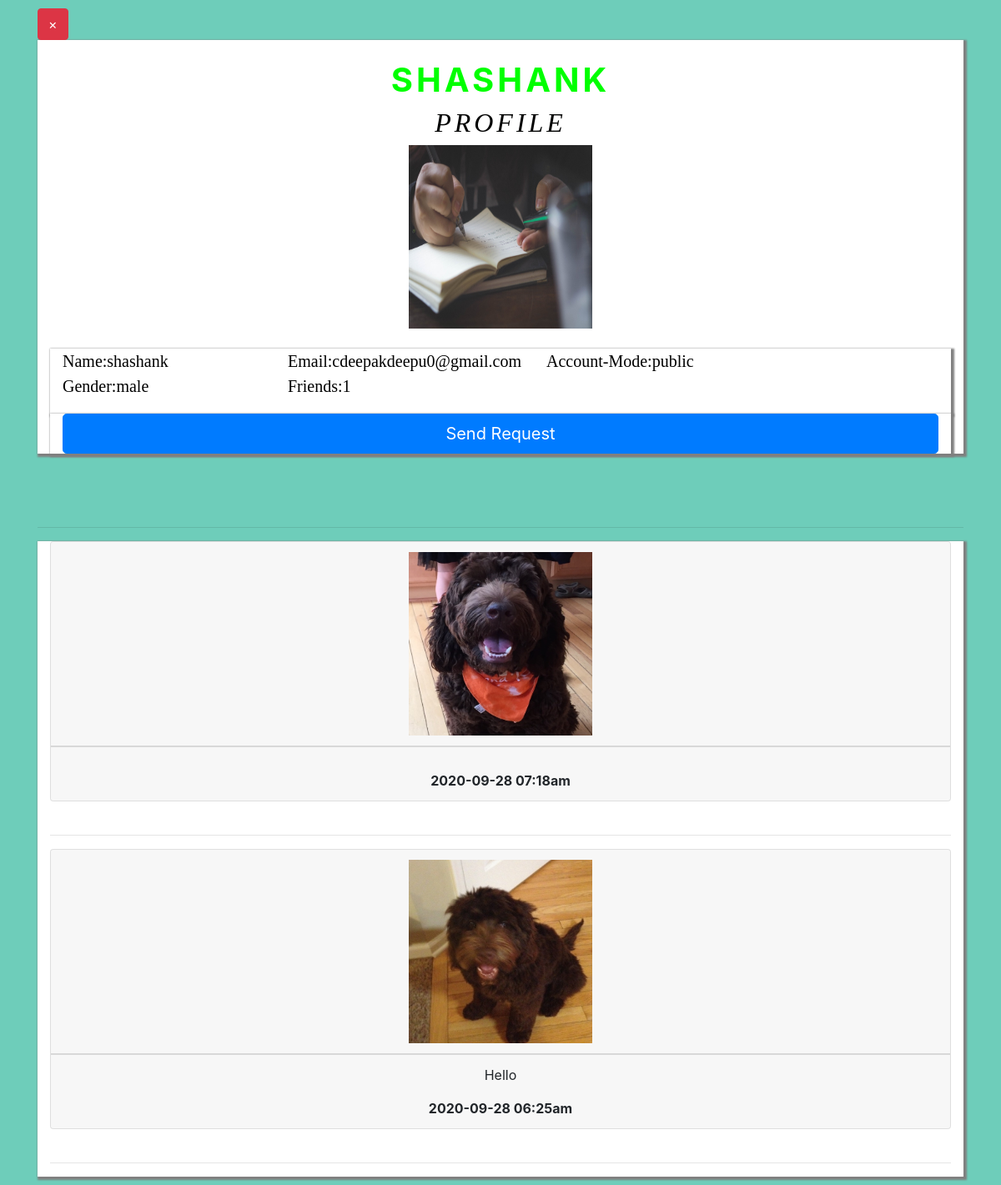
The app's page /friendpage.php?email=cdeepakdeepu0@gmail.com with its own data.
### tables this page shows
CREATE TABLE `post` (
  `images` varchar(255) DEFAULT NULL,
  `text` varchar(255) DEFAULT NULL,
  `pemail` varchar(255) DEFAULT NULL,
  `timep` timestamp(6) NOT NULL DEFAULT CURRENT_TIMESTAMP(6) ON UPDATE CURRENT_TIMESTAMP(6),
  `pid` int(255) NOT NULL
);

### friendpage.php (the view, shortened to what this page needs)
<?php
include("process.php");
$email=$_GET['email'];
?>
<!DOCTYPE html>
<html>
 <head>
 </head>
 <link rel="stylesheet" href="https://stackpath.bootstrapcdn.com/bootstrap/4.5.0/css/bootstrap.min.css">
<link rel="stylesheet" href="https://cdnjs.cloudflare.com/ajax/libs/font-awesome/4.7.0/css/font-awesome.min.css">
<body>
<div class="container  main " id="post">
<a href='userpage.php?get=view' class='btn btn-danger'>&times;</a>
   <div class="row" id="post1">
     <div class="col-12 col-sm-12 " ></br>
     <form action="" method="post" class='text-center' enctype="multipart/form-data">
      <?php
        $sl="select * from login where email='$email'";
        $result=mysqli_query($conn,$sl) or die(mysqli_error($sl));
        while($row=mysqli_fetch_array($result))
        {   ?>
        <h1 class='text-center'><?php echo $row['name']?></h1><span><h2 style="text-align:center;">Profile</h2></span>
            <?php
            if(empty($row['image']) && $row['gender']=='male')
            echo "<img src='man.jpg'>";
            else if(empty($row['image']) && $row['gender']=='female')
            echo "<img src='woman.jpg'>";
            else
            echo "<img src='image/".$row['image']."'>";
        }
      ?>
      </form>
      </div>
        <div class="col-12" class='text-left'>
        <form action="" method="post"  enctype="multipart/form-data">
      <?php
        $sl="select * from login where email='$email'";
        $result=mysqli_query($conn,$sl) or die(mysqli_error($sl));
        $rf="select * from friends where toemail='$email' and response=1 or (fremail='$email' and response=1)";
        $result2=mysqli_query($conn,$rf) or die(mysqli_error($conn));
        $count=mysqli_num_rows($result2);
        while($row=mysqli_fetch_array($result))
        {   ?>
               <div class="conatiner-fluid">
               <div class="row">
                  <div class="col-12 col-sm-3">
                 Name:<?php echo $row['name']?>
                  </div>
                  <div class="col-12 col-sm-3">
                  Email:<?php echo $row['email']?>
                  </div>
                  <div class="col-12 col-sm-3">
                  Account-Mode:<?php echo $row['mode']?>
                  </div>
                  <div class="col-12 col-sm-3">
                  Gender:<?php echo $row['gender']?>
                  </div></br>
                  <div class="col-12 col-sm-3">
                  Friends:<?php echo $count;?>
                  </div></br>
               </div>
               <div class="row">
               <div class="col-12">
              <?php
              if($email==$_SESSION['email'])
              {
                ?>
                <script>
                      document.getElementById("form").style.display="none";
                </script>
                <div class="alert alert-info text-center">
                   <strong>Your Profile</strong>
                </div>
                <?php
              }
              else
              {
                echo "<form id='form'>";
             ?>  <script>
          </script><?php
          $n=1;
            $st="select * from friends where toemail='".$_SESSION['email']."' and fremail='$email' and response='$n' or (toemail='$email' and fremail='".$_SESSION['email']."' and response='$n')";
            $resulttp=mysqli_query($conn,$st) or die(mysqli_error($conn));
            if(mysqli_num_rows($resulttp)==1)
           {?>
             <center><a href='message.php?email=<?php echo $email?>'><i class='fa fa-send fa-2x'></i></a></br></center>
           </br>
            <a  class='btn btn-success btn-lg btn-block' role='button' href=''>Friend's</a>
          <?php
            }
          else{
            $sb="select * from friends where toemail='".$_SESSION['email']."' and fremail='$email' and response=0";
            $resultsb=mysqli_query($conn,$sb) or die(mysqli_error($conn));
            if($row=mysqli_num_rows($resultsb))
            {
              ?>
           <a  class='btn btn-secondary btn-lg btn-block' role='button' href='sendrequest.php?email=<?php echo $email?>'>Respond</a>
            <?php
            }
          else
         {
              ?>
            <?php
            $sd="select * from friends where toemail='$email' and fremail='".$_SESSION['email']."'";
            $result3=mysqli_query($conn,$sd) or die(mysqli_error($conn));
             if(mysqli_num_rows($result3)==0)
            {
              ?>
           <a  class='btn btn-primary btn-lg btn-block' role='button' href='sendrequest.php?email=<?php echo $email?>'>Send Request</a>
            <?php
            }
             else
             {
            ?>
            <a class='btn btn-outline-danger btn-lg btn-block' role='button' href='sendrequest.php?email=<?php echo $email?>'>Unsend Request</a>
             <?php
             }
            ?>
               </div>
               </div>
               </div>
            <?php
              }
          }
            echo "</form>";
        }
      ?>
      <?php
        }
   ?>
        </div>
      </div>
      <hr>
      <div class='row'>
      <div class="col-12 col-sm-12 text-center">
       <?php
      $sk="select * from friends where toemail='".$_SESSION['email']."' and fremail='$email' and response=1 or (fremail='".$_SESSION['email']."' and toemail='$email'  and response=1) ";
      $resulty=mysqli_query($conn,$sk) or die(mysqli_error($conn));
      $count=mysqli_num_rows($resulty);
      if($count>0)
      {   $sh="select * from post where pemail='$email' order by timep desc";
        $resutl=mysqli_query($conn,$sh) or die(mysqli_error($conn));
        while($row=mysqli_fetch_array($resutl))
       {
          if(!empty($row['images']))
           {
             ?>
             <div class="card">
              <div class="card-header">
            <?php echo "<img class='insideimg' src='image/".$row['images']."'>"; ?>
             </div>
             <div class="card-footer">
                     <?php if(!empty($row['text'])) ?>
                       <p><?php echo $row['text']?></p>
            <b><?php
           $time=12-substr($row['timep'],11,2);
           if($time==0) $time=12;
            if($time>0 )
           echo substr($row['timep'],0,16)."am";
           else
             echo substr($row['timep'],0,11).substr($time,1,10).":".substr($row['timep'],14,2)."pm";?></b>
           </div>
           </div>
             </br>
             <hr>
               <?php
           }
           else
           { ?>
               <h2>No Recent Posts Till Now</h2>;
           <?php
           }
          }
      }
     else{
       $sd="select * from post,login where pemail='$email' and email='$email'  order by timep desc";
       $result2=mysqli_query($conn,$sd) or die(mysqli_error($conn));
       while($row=mysqli_fetch_array($result2))
       {  if($row['mode']=="public")
        {
           if(!empty($row['images']))
           {
             ?>
             <div class="card">
              <div class="card-header">
            <?php echo "<img class='insideimg' src='image/".$row['images']."'>"; ?>
             </div>
             <div class="card-footer">
                       <p><?php echo $row['text']?></p>
            <b><?php
           $time=12-substr($row['timep'],11,2);
            if($time>0 )
           echo substr($row['timep'],0,16)."am";
           else
             echo substr($row['timep'],0,11).substr($time,1,10).":".substr($row['timep'],14,2)."pm";?></b>
           </div>
           </div>
             <hr>
               <?php
           }
           else
           { ?>
               <h2>No Recent Posts Till Now</h2>;
           <?php
           }
        }
        else
        {
            ?>
            <h2>This Account Is Private</h2>;
        <?php
        }
       }
      }
      ?>
    </div>
      </div>
      </div>
</body>
</html>

### friendpage.php (style rules this page uses)
body { background-color:#6ECDBA ; }
.main { margin:10px auto; }
.row { background-color:#ffffff; box-shadow:2px 2px 2px 2px grey; width:100%; margin:auto; }
.main h1 { font-style:verdana; font-weight:bold; letter-spacing:4px; color:lime; text-transform:uppercase; }
.main h2 { font-family:verdana; font-weight:50; letter-spacing:4px; color:#000100; font-style:italic; text-transform:uppercase; }
.main .row img { height:220px; max-width:220px; width:100%; }
.col-sm-3 { font-size:20px; font-weight:100; max-width:600px; width:100%; font-family:verdana; color:#000000; }

### records on screen
post: images (picture), timep "2020-09-28 07:18"
post: images (picture), text "Hello", timep "2020-09-28 06:25"

### other values on screen
$row['name'] "SHASHANK"
$row['name'] "shashank"
$row['email'] "cdeepakdeepu0@gmail.com"
$row['mode'] "public"
$row['gender'] "male"
